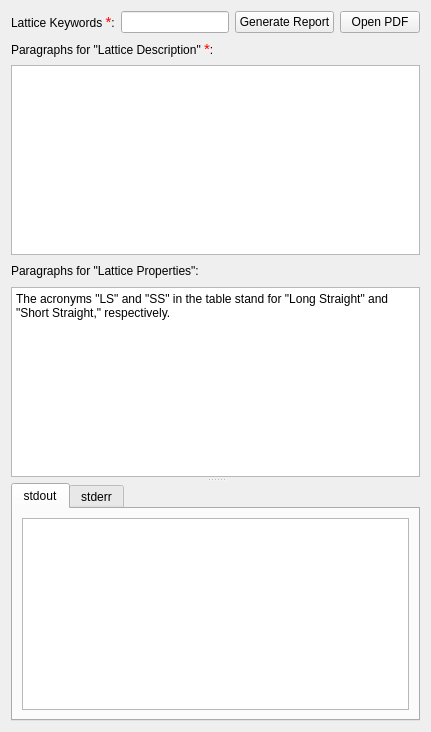
  <widget class="PageParagraphs" name="wizardPage_paragraphs">
   <property name="title">
    <string>Paragraphs</string>
   </property>
   <property name="subTitle">
    <string>Write paragraphs</string>
   </property>
   <layout class="QVBoxLayout" name="verticalLayout_19">
    <item>
     <widget class="QSplitter" name="splitter_paragraphs">
      <property name="orientation">
       <enum>Qt::Vertical</enum>
      </property>
      <property name="handleWidth">
       <number>6</number>
      </property>
      <widget class="QWidget" name="layoutWidget">
       <layout class="QVBoxLayout" name="verticalLayout_16">
        <item>
         <layout class="QHBoxLayout" name="horizontalLayout_4">
          <item>
           <widget class="QLabel" name="label_6">
            <property name="text">
             <string>&lt;html&gt;&lt;head/&gt;&lt;body&gt;&lt;p&gt;Lattice Keywords &lt;span style=&quot; font-size:11pt; color:#ff0000;&quot;&gt;*&lt;/span&gt;:&lt;/p&gt;&lt;/body&gt;&lt;/html&gt;</string>
            </property>
           </widget>
          </item>
          <item>
           <widget class="QLineEdit" name="lineEdit_keywords"/>
          </item>
          <item>
           <widget class="QPushButton" name="pushButton_gen_paragraphs">
            <property name="sizePolicy">
             <sizepolicy hsizetype="Preferred" vsizetype="Fixed">
              <horstretch>0</horstretch>
              <verstretch>0</verstretch>
             </sizepolicy>
            </property>
            <property name="text">
             <string>Generate Report</string>
            </property>
           </widget>
          </item>
          <item>
           <widget class="QPushButton" name="pushButton_open_pdf_paragraphs">
            <property name="sizePolicy">
             <sizepolicy hsizetype="Preferred" vsizetype="Fixed">
              <horstretch>0</horstretch>
              <verstretch>0</verstretch>
             </sizepolicy>
            </property>
            <property name="text">
             <string>Open PDF</string>
            </property>
           </widget>
          </item>
         </layout>
        </item>
        <item>
         <layout class="QVBoxLayout" name="verticalLayout_5">
          <item>
           <layout class="QHBoxLayout" name="horizontalLayout_5">
            <item>
             <widget class="QLabel" name="label_10">
              <property name="text">
               <string>&lt;html&gt;&lt;head/&gt;&lt;body&gt;&lt;p&gt;Paragraphs for &amp;quot;Lattice Description&amp;quot; &lt;span style=&quot; font-size:11pt; color:#ff0000;&quot;&gt;*&lt;/span&gt;:&lt;/p&gt;&lt;/body&gt;&lt;/html&gt;</string>
              </property>
             </widget>
            </item>
            <item>
             <spacer name="horizontalSpacer_4">
              <property name="orientation">
               <enum>Qt::Horizontal</enum>
              </property>
              <property name="sizeHint" stdset="0">
               <size>
                <width>40</width>
                <height>20</height>
               </size>
              </property>
             </spacer>
            </item>
           </layout>
          </item>
          <item>
           <widget class="QPlainTextEdit" name="plainTextEdit_lattice_description"/>
          </item>
         </layout>
        </item>
        <item>
         <layout class="QVBoxLayout" name="verticalLayout_15">
          <item>
           <layout class="QHBoxLayout" name="horizontalLayout_6">
            <item>
             <widget class="QLabel" name="label_11">
              <property name="text">
               <string>Paragraphs for &quot;Lattice Properties&quot;:</string>
              </property>
             </widget>
            </item>
            <item>
             <spacer name="horizontalSpacer_5">
              <property name="orientation">
               <enum>Qt::Horizontal</enum>
              </property>
              <property name="sizeHint" stdset="0">
               <size>
                <width>40</width>
                <height>20</height>
               </size>
              </property>
             </spacer>
            </item>
           </layout>
          </item>
          <item>
           <widget class="QPlainTextEdit" name="plainTextEdit_lattice_properties">
            <property name="plainText">
             <string>The acronyms &quot;LS&quot; and &quot;SS&quot; in the table stand for &quot;Long Straight&quot; and &quot;Short Straight,&quot; respectively.</string>
            </property>
           </widget>
          </item>
         </layout>
        </item>
       </layout>
      </widget>
      <widget class="QTabWidget" name="tabWidget_std_paragraphs">
       <property name="currentIndex">
        <number>0</number>
       </property>
       <widget class="QWidget" name="tab_12">
        <attribute name="title">
         <string>stdout</string>
        </attribute>
        <layout class="QVBoxLayout" name="verticalLayout_26">
         <item>
          <widget class="QListView" name="listView_stdout_paragraphs"/>
         </item>
        </layout>
       </widget>
       <widget class="QWidget" name="tab_13">
        <attribute name="title">
         <string>stderr</string>
        </attribute>
        <layout class="QVBoxLayout" name="verticalLayout_27">
         <item>
          <widget class="QListView" name="listView_stderr_paragraphs"/>
         </item>
        </layout>
       </widget>
      </widget>
     </widget>
    </item>
   </layout>
  </widget>
